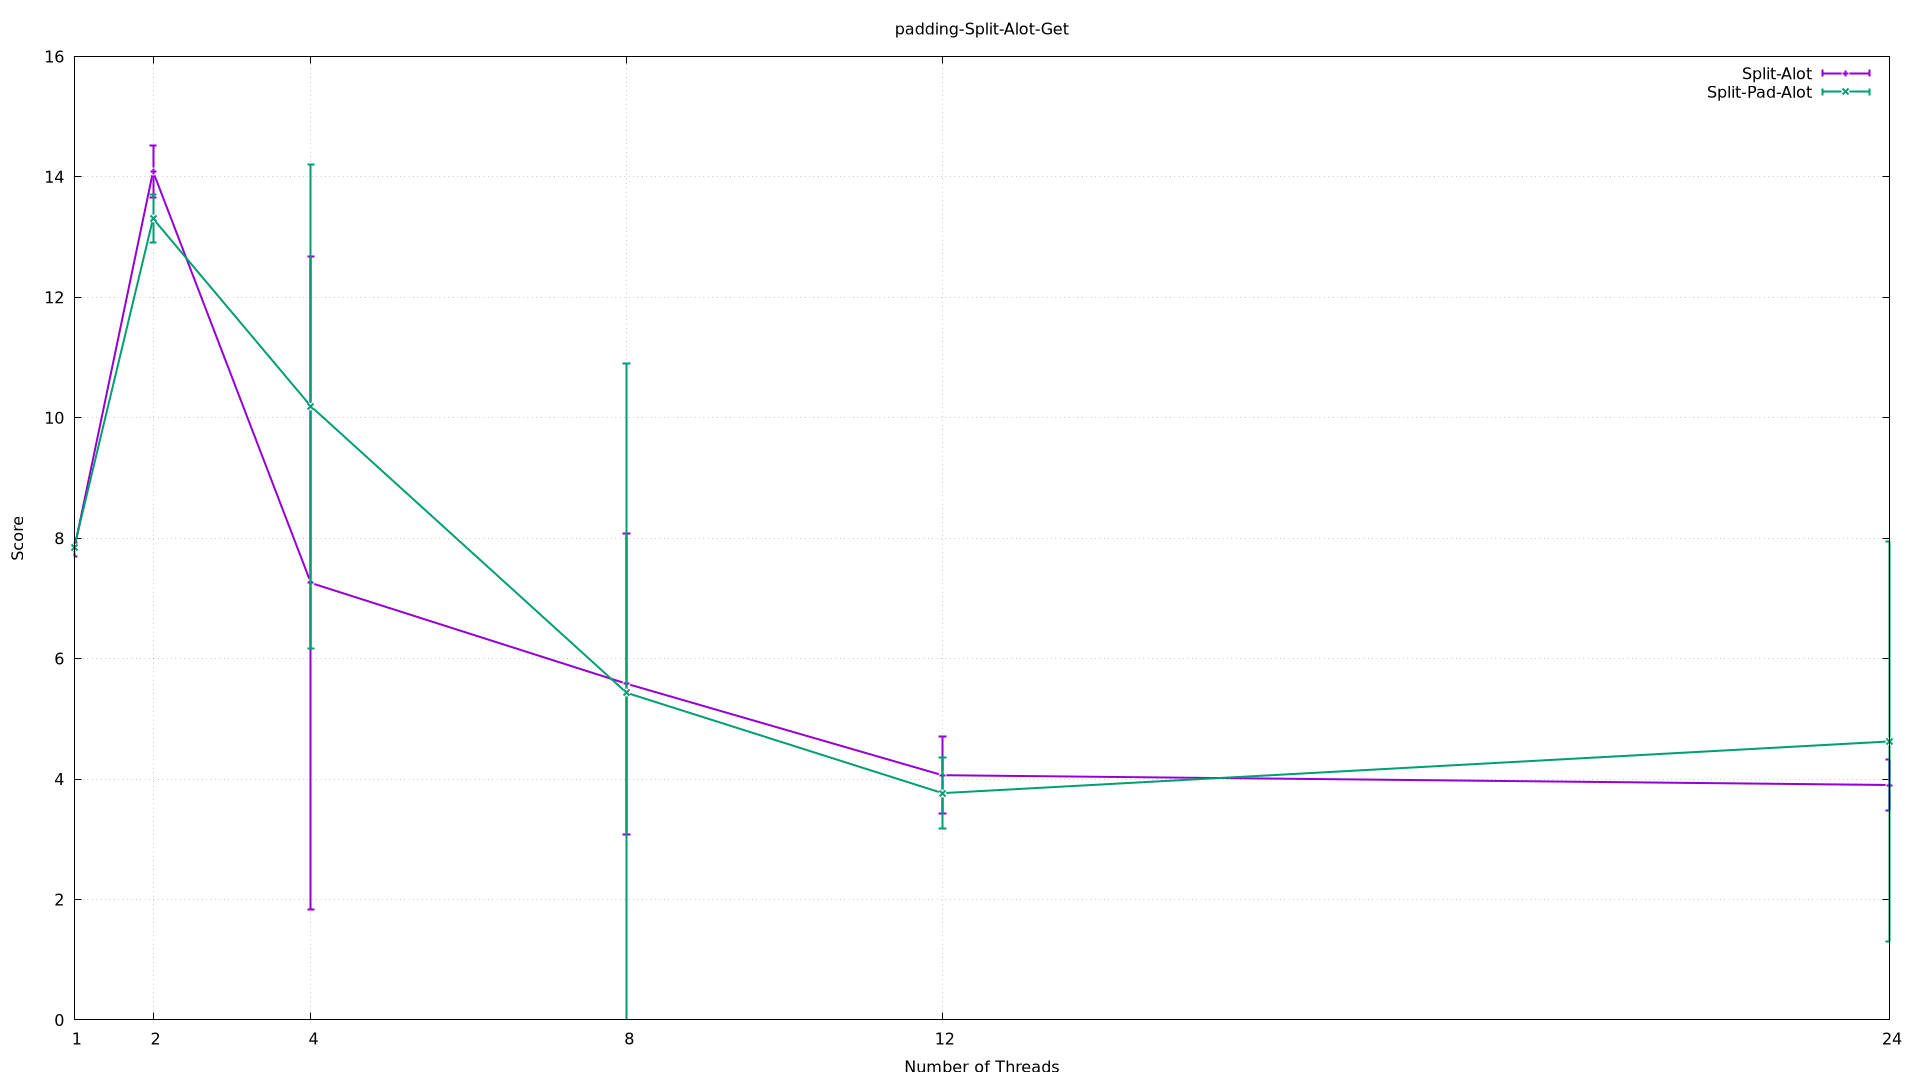

Recreate this plot in gnuplot.
set terminal pngcairo size 1920,1080
set output 'padding-Split-Alot-Get.png'
set title 'padding-Split-Alot-Get'
set xlabel 'Number of Threads'
set xtics (1, 2, 4, 8, 12, 24)
set ylabel 'Score'
set yrange [0:*]
set grid
plot 'padding-Split-Alot-Get.dat' index 0 title 'Split-Alot' with yerrorlines linewidth 2, \
     'padding-Split-Alot-Get.dat' index 1 title 'Split-Pad-Alot' with yerrorlines linewidth 2
